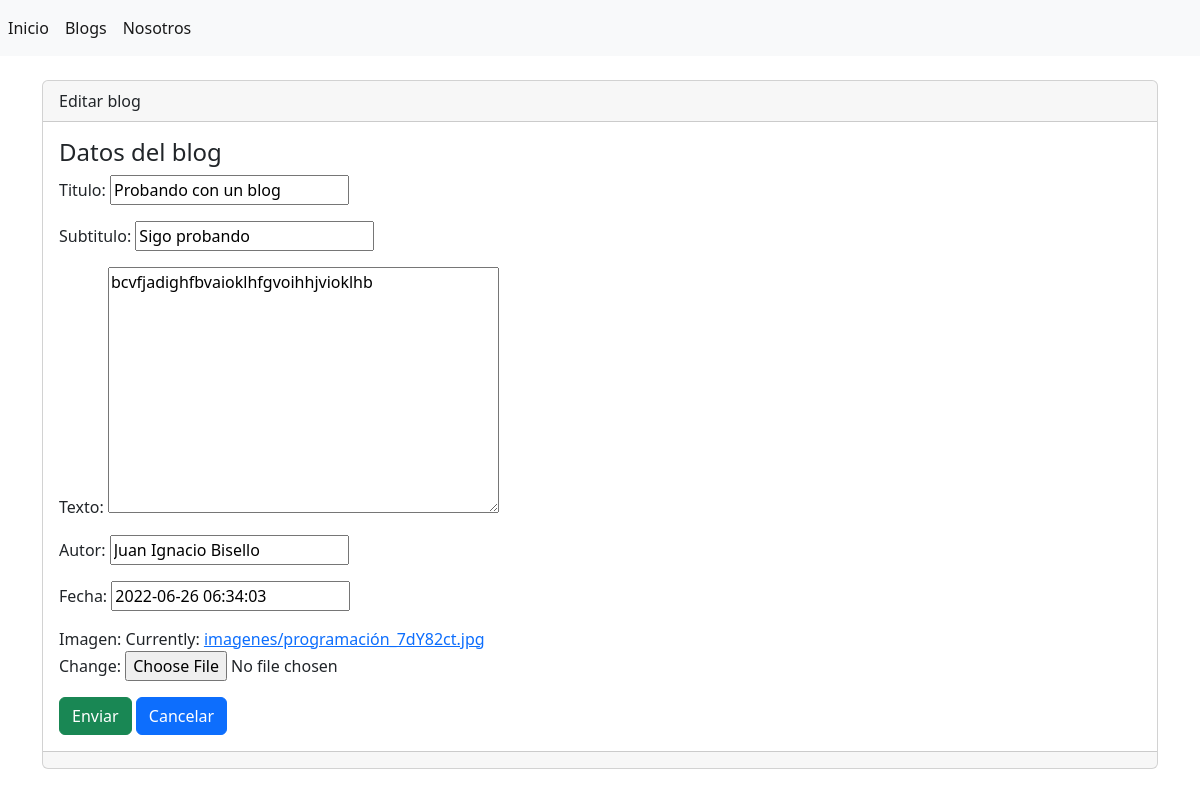
The page /blogs/editar/2 on the database as committed earlier.
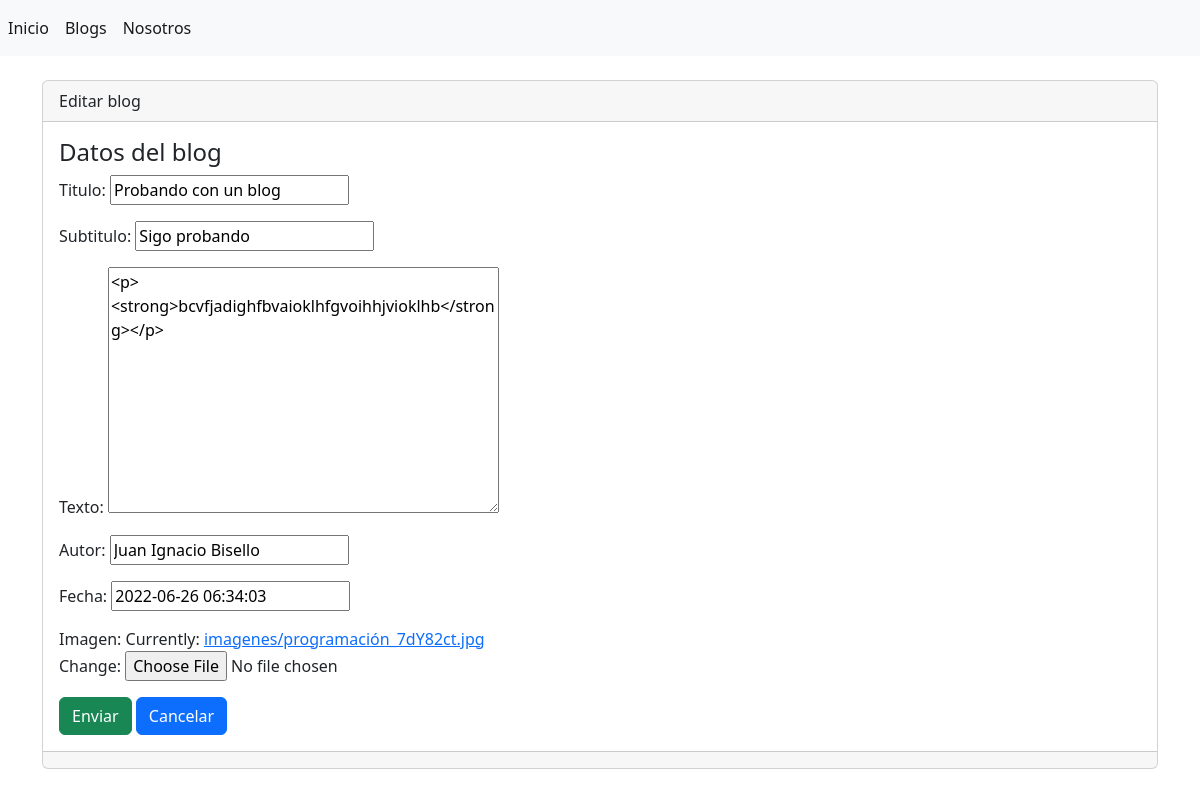
The same page on the database as committed later.
### blog/models.py (models this page shows, shortened)
class Blog(models.Model):
    id = models.AutoField(primary_key=True, unique=True)
    titulo = models.CharField(max_length=100, verbose_name='Titulo')
    subtitulo = models.CharField(max_length=100, verbose_name='Subtitulo')
    texto = RichTextField(blank=True, null=True)
    autor = models.CharField(max_length=40, verbose_name='Autor')
    fecha = models.DateTimeField()
    imagen = models.ImageField(upload_to='imagenes/')

### blog/views.py (the view)
# urls.py: path('blogs/editar/', views.editar, name='editar'),
def editar(request, id):
    blog = Blog.objects.get(id=id)
    formulario = BlogForm(request.POST or None, request.FILES or None, instance=blog)
    if formulario.is_valid() and request.POST:
        formulario.save()
        return redirect('blogs')
    return render(request, 'nuevo_blog/editar.html', {'formulario':formulario})

### blog/forms.py
class BlogForm(forms.ModelForm):
    class Meta:
        model = Blog
        fields ='__all__'

### blog/templates/nuevo_blog/editar.html (shortened to what this page needs)
{% extends "index.html" %}
{% block contenido %}
<div class="card">
    <div class="card-header">
        Editar blog
    </div>
    <div class="card-body">
        <h4 class="card-title">Datos del blog</h4>
        {% include 'nuevo_blog/form.html' %}
    </div>
    <div class="card-footer text-muted">
    </div>
</div>
{% endblock %}

### blog/templates/nuevo_blog/form.html (shortened to what this page needs)
<form enctype="multipart/form-data" method="post">
  {{ formulario.as_p }}
  <input name="" id="" class="btn btn-success" type="submit" value="Enviar">
  <a name="" id="" class="btn btn-primary" href="{% url 'blogs' %}" role="button">Cancelar</a>
</form>

Rows that differ between the two databases and show on the page:
changed Blog "Probando con un blog": texto "bcvfjadighfbvaioklhfgvoihhjvioklhb" → "<p><strong>bcvfjadighfbvaioklhfgvoihhjvioklhb</strong></p>"
